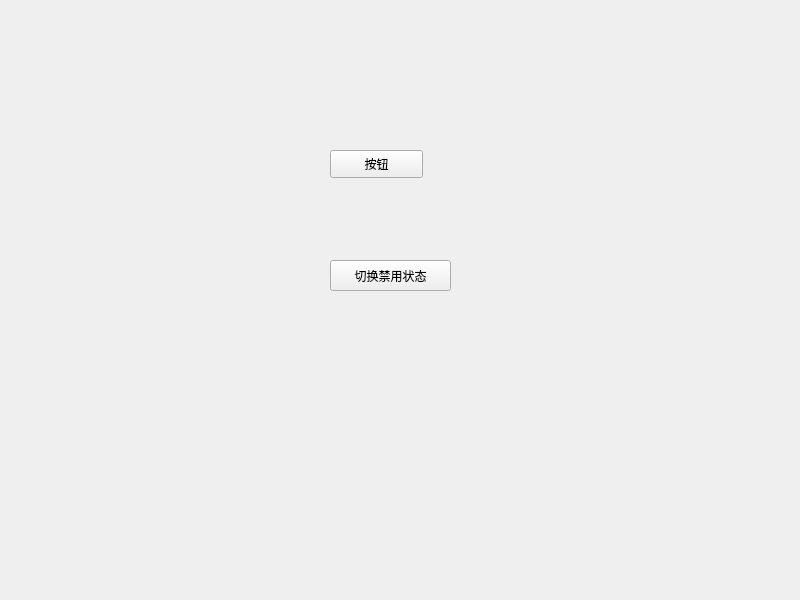
<?xml version="1.0" encoding="UTF-8"?>
<ui version="4.0">
 <class>Widget</class>
 <widget class="QWidget" name="Widget">
  <property name="geometry">
   <rect>
    <x>0</x>
    <y>0</y>
    <width>800</width>
    <height>600</height>
   </rect>
  </property>
  <property name="windowTitle">
   <string>Widget</string>
  </property>
  <widget class="QPushButton" name="pushButton">
   <property name="geometry">
    <rect>
     <x>330</x>
     <y>150</y>
     <width>93</width>
     <height>28</height>
    </rect>
   </property>
   <property name="text">
    <string>按钮</string>
   </property>
  </widget>
  <widget class="QPushButton" name="pushButton_2">
   <property name="geometry">
    <rect>
     <x>330</x>
     <y>260</y>
     <width>121</width>
     <height>31</height>
    </rect>
   </property>
   <property name="text">
    <string>切换禁用状态</string>
   </property>
  </widget>
 </widget>
 <resources/>
 <connections/>
</ui>
